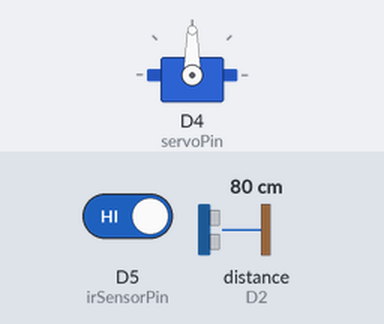
The sketch below on a simulated ESP8266 (NodeMCU). Parts: servo. The inputs (shaded band) are chosen by the test bench; at power-on: D5 (irSensorPin) HIGH, distance to the obstacle (sensor on D2) 80 cm. The echo pulse lasts 58.3 µs per cm; WiFi joins after 1.5 s; servers stay silent unless stated; what the sketch prints to the serial monitor is not drawn.

Above: at 3.2 s.
3.3 s: D5 (irSensorPin) driven LOW
At 3.65 s:
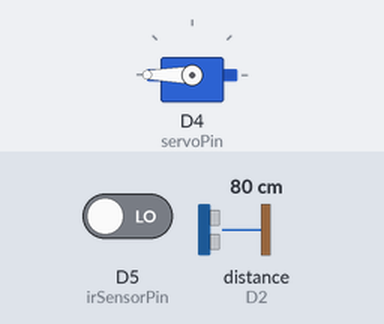
At 8.95 s:
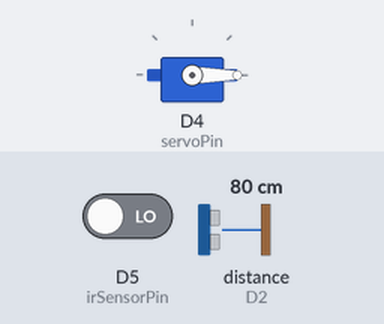
Timing chart, 0 to 10.6 s (numbered marks = the images above; inputs shaded):
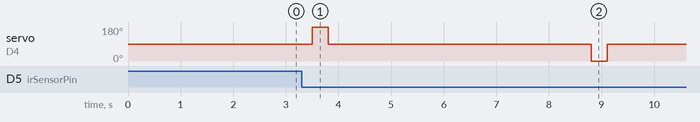

Measured:
- after the input at 3.3 s, servo on D4 (servoPin): 90° → 180° after 0.20 s, → 90° 0.30 s later, → 0° 5.0 s later, → 90° 0.30 s later

The sketch:

sketch_oct1a.ino
```cpp
#include <Servo.h>
#include <ESP8266WiFi.h>

// Servo Setup
Servo myservo;
const int servoPin = D4; // GPIO2 (D4) for Servo motor

// Ultrasonic Sensor Setup
const int trigPin = D1;  // GPIO5 (D1) for TRIG pin of Ultrasonic sensor
const int echoPin = D2;  // GPIO4 (D2) for ECHO pin of Ultrasonic sensor

// IR Sensor and Built-in LED
const int irSensorPin = D5;   // GPIO14 (D5) for IR sensor
const int ledPin = LED_BUILTIN; // Built-in LED (GPIO2)

int sensorValue = 0;          // Variable to store IR sensor state
long distance;                // Variable to store Ultrasonic distance

// Wi-Fi Setup
const char *ssid = "AndroidAP216F";       // Replace with your WiFi SSID
const char *password = "012345678"; // Replace with your WiFi password

// Initialize WiFi connection
void setupWiFi() {
  WiFi.begin(ssid, password);
  while (WiFi.status() != WL_CONNECTED) {
    delay(1000);
    Serial.println("Connecting to WiFi...");
  }
  Serial.println("Connected to WiFi!");
}

// Function to initialize the Ultrasonic Sensor
void setupUltrasonic() {
  pinMode(trigPin, OUTPUT);
  pinMode(echoPin, INPUT);
}

// Function to get distance from Ultrasonic Sensor
long getDistance() {
  digitalWrite(trigPin, LOW);
  delayMicroseconds(2);
  digitalWrite(trigPin, HIGH);
  delayMicroseconds(10);
  digitalWrite(trigPin, LOW);
  long duration = pulseIn(echoPin, HIGH);
  distance = duration * 0.034 / 2;
  return distance;
}

// Function to control the Servo (lid operation)
void lid(){
myservo.write(180);  // Send a high signal to move forward
  delay(300);         // Wait for 5 seconds

  // Stop the motor
  myservo.write(90);   // Send the stop signal (90 degrees is usually neutral)
  delay(5000);         // Pause for 2 seconds

  // Rotate backward (e.g., full speed in the opposite direction)
  myservo.write(0);    // Send a low signal to move backward
  delay(300);         // Wait for 5 seconds

  // Stop the motor again
  myservo.write(90);   // Stop signal
  delay(5000);
}


// Function to handle the sequence: Open Lid -> Close Lid -> Call Ultrasonic
void handleLidAndUltrasonic() {
  // Open and close the lid
  lid();

  // Call ultrasonic sensor function after lid operation
  long distance = getDistance();
  Serial.print("Ultrasonic Sensor: Distance = ");
  Serial.print(distance);
  Serial.println(" cm");
}

void setup() {
  // Begin Serial communication for debugging
  Serial.begin(115200);

  // Initialize WiFi connection
  setupWiFi();

  // Set up Ultrasonic sensor
  setupUltrasonic();

  // Set up Servo
  myservo.attach(servoPin);

  // Set up IR sensor and LED
  pinMode(irSensorPin, INPUT);
  pinMode(ledPin, OUTPUT);

  Serial.println("Setup complete.");
}

void loop() {
  // Read IR sensor state
  sensorValue = digitalRead(irSensorPin);

  // Print raw sensor value for debugging
  Serial.print("No Object Detected ");
  // Print raw sensor value (0 or 1)

  if (sensorValue == LOW) { // Adjust based on your sensor's behavior
    Serial.println("IR Sensor: Object detected!");
    digitalWrite(ledPin, LOW);  // Turn on the LED (active LOW)

    // Open lid and call ultrasonic sensor function
    handleLidAndUltrasonic();

    delay(5000);  // Wait a few seconds before next detection
  } else {
    digitalWrite(ledPin, HIGH);  // Turn off the LED
  }

  delay(500);  // Small delay to stabilize readings
}
```
